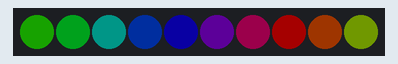
Bench run of a sketch on a simulated Arduino Uno, built with avr-gcc and run on an emulated ATmega328P. Shown: 10 RGB LEDs in strip order, left to right. Dim RGB values are drawn brighter than linear.

Above: at 0.45 s.
At 6.45 s:
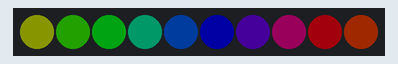
At 10.95 s:
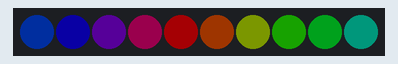
At 19.95 s:
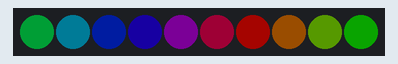
At 28.66 s:
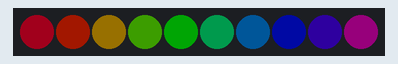
At 39.76 s:
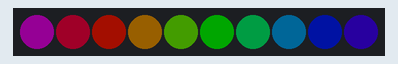

The sketch:

pixel_rgbchase.ino
```cpp
#include <Adafruit_NeoPixel.h>

int pixelPin = 17;
int nPixels = 10;
enum direction { FORWARD, REVERSE };
//Adafruit_NeoPixel strip = Adafruit_NeoPixel(nPixels, pixelPin, NEO_RGB + NEO_KHZ800);

class NeoPatterns : public Adafruit_NeoPixel
{
  public:
  direction Direction;

  unsigned long Interval;
  unsigned long lastUpdate;

  uint16_t TotalSteps;
  uint16_t Index;

  void (*OnComplete)();

  NeoPatterns(uint16_t pixels, uint8_t pin, uint8_t type):Adafruit_NeoPixel(pixels, pin, type)
  {
//    OnComplete = callback;
  }

  void Update()
  {
    if((millis() - lastUpdate) > Interval)
    {
      lastUpdate = millis();
      RainbowCycleUpdate();
    }
  }

  void Increment()
  {
    Index++;
    if(Index >= TotalSteps)
    {
      Index = 0;
      if(OnComplete != NULL)
      {
        OnComplete();
      }
    }
  }
  void RainbowCycle(uint8_t interval, direction dir = FORWARD)
  {
    Interval = interval;
    TotalSteps = 255;
    Index = 0;
    Direction = dir;
  }

    uint32_t Wheel(byte WheelPos)
    {
        WheelPos = 255 - WheelPos;
        if(WheelPos < 85)
        {
            return Color(255 - WheelPos * 3, 0, WheelPos * 3);
        }
        else if(WheelPos < 170)
        {
            WheelPos -= 85;
            return Color(0, WheelPos * 3, 255 - WheelPos * 3);
        }
        else
        {
            WheelPos -= 170;
            return Color(WheelPos * 3, 255 - WheelPos * 3, 0);
        }
    }

  void RainbowCycleUpdate()
  {
    for(int i=0; i<numPixels(); i++)
    {
      setPixelColor(i, Wheel(((i * 256 / numPixels()) + Index & 255)));
      setBrightness(40);
    }
    show();
    Increment();
  }
};

void StripComplete();

NeoPatterns Strip(10, 17, NEO_GRB + NEO_KHZ800); //&stripComplete

void setup()
{
  Strip.begin();
  Strip.RainbowCycle(3);
}

void loop()
{
  Strip.Update();
}
```
